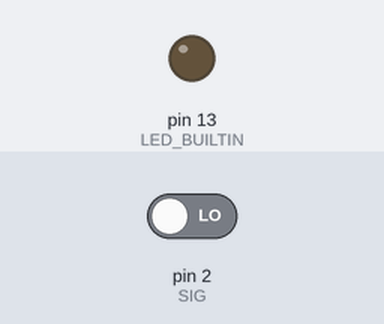
Recording of a sketch running on a simulated Arduino Uno, built with avr-gcc and run on an emulated ATmega328P. Shown: output pins drawn as LEDs (lit = HIGH). The test bench sets the inputs (shaded band); at power-on: pin 2 (SIG) LOW.

Above: at 1.2 s.
1.3 s: pin 2 (SIG) driven HIGH
At 1.6 s:
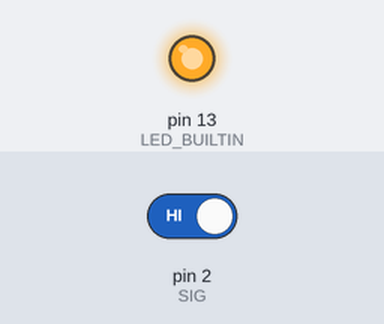
2.8 s: pin 2 (SIG) driven LOW
At 4.0 s:
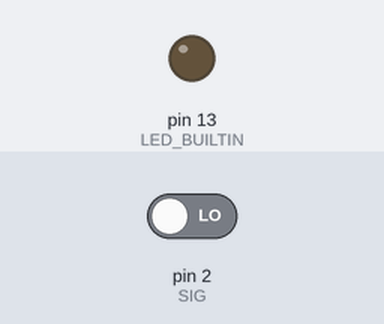
Timing chart, 0 to 5.8 s (numbered marks = the images above; inputs shaded):
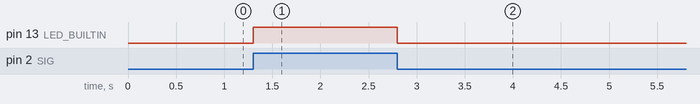

The sketch:

Uno_TouchSensor.ino
```cpp
/*
   Uno_TouchSensor.ino

   Using Touch Sensor Module as input device
   https://www.az-delivery.de/products/touch-sensor-modul-1

   2019-09-23 Claus Kühnel info@ckuehnel.ch

*/

const int SIG = 2; // pin for Touch Sensor signal

void setup()
{
  pinMode(SIG, INPUT);
  pinMode(LED_BUILTIN, OUTPUT);
  digitalWrite(LED_BUILTIN, LOW);
}

void loop ()
{
  boolean val = digitalRead(SIG) ;

  if (val == HIGH) digitalWrite (LED_BUILTIN, HIGH);
  else             digitalWrite (LED_BUILTIN, LOW);
}
```

Measured:
- after the input at 1.3 s, pin 13 (LED_BUILTIN): LOW → HIGH at once
- after the input at 2.8 s, pin 13 (LED_BUILTIN): HIGH → LOW at once
